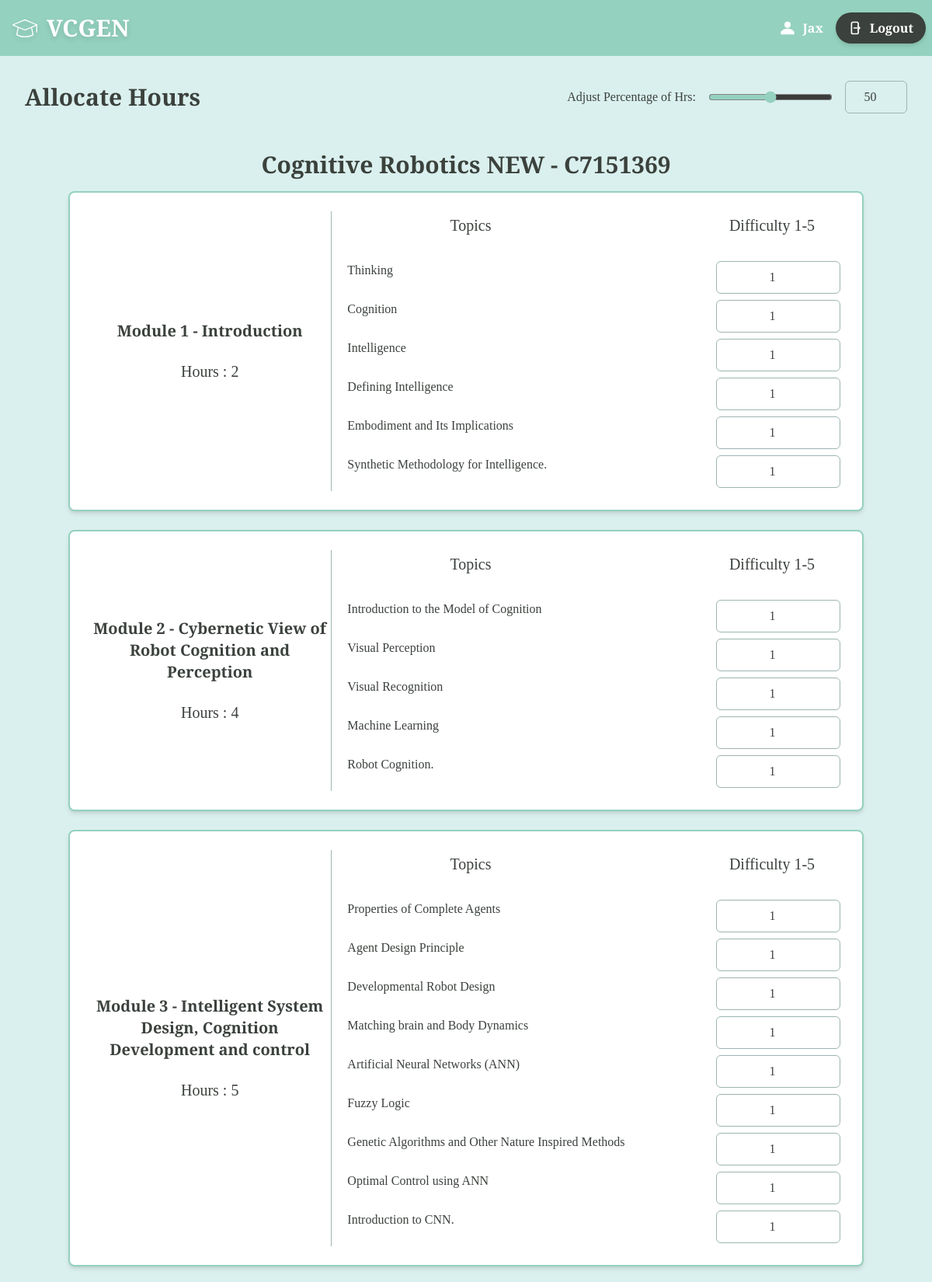
The app's page /settings/C7151369 (signed in, upper part) with its own data.
### main/models.py (models this page shows, shortened)
class Teacher(models.Model):
    teacher_id=models.CharField(max_length=8,primary_key=True)
    name=models.CharField(max_length=20)
    email=models.EmailField(null=False)
    password=models.CharField(null=False,max_length=128)

class Course(models.Model):
    course_id=models.CharField(max_length=8,primary_key=True)
    teacher=models.ForeignKey(Teacher,on_delete=models.CASCADE)
    name=models.CharField(max_length=20)
    hours=models.IntegerField()
    split=models.DecimalField(decimal_places=3,max_digits=10)

class Module(models.Model):
    module_id=models.CharField(max_length=8,primary_key=True)
    course=models.ForeignKey(Course,on_delete=models.CASCADE)
    hours=models.IntegerField()
    name=models.CharField(max_length=100)

class Topics(models.Model):
    topic_id=models.CharField(max_length=8,primary_key=True)
    module=models.ForeignKey(Module,on_delete=models.CASCADE)
    content=models.CharField(max_length=100)
    mapped_skill=models.CharField(max_length=100)
    teacherweight=models.DecimalField(decimal_places=3,max_digits=10)
    studentweight=models.DecimalField(decimal_places=3,max_digits=10)

### main/views.py (the view, shortened to what this page needs)
# urls.py: path("settings/<str:class_id>",views.settings,name="settings"),
def settings(request,class_id):
    context={}
    if 'user' not in request.session:
        return redirect('login')
    else:
        context['name']=Teacher.objects.filter(teacher_id=request.session['user'])[0].name
    ourclass=Course.objects.filter(course_id=class_id)
    if len(ourclass)<1:
        return redirect('classes')
    else:
        class cusModule:
            def __init__(self,mod):
                self.mod=mod
                self.topicslist=[]
            def addtopic(self,topic):
                self.topicslist.append(topic)
        ourclass=ourclass[0]
        datamodules=[]
        modules=Module.objects.filter(course=ourclass)
        for mod in modules:
            curmod=cusModule(mod)
            for topic in Topics.objects.filter(module=mod):
                curmod.addtopic(topic)
            datamodules.append(curmod)
        context['cid']=class_id
        context['cname']=ourclass.name
        context['modules']= datamodules
    return render(request,"main/settings.html",context=context)

### main/templates/main/settings.html (shortened to what this page needs)
{% extends "base.html" %}
{% block body %}
<div class="min-h-screen bg-[#daf0ee] p-8">
    <div class="flex justify-between items-center mb-8">
        <h1 class="text-3xl font-bold text-[#3b413c]">Allocate Hours</h1>
        <form action="#" method="post">
        <div class="flex items-center gap-4">
            <label for="scaleSlider" class="text-[#3b413c] font-medium">Adjust Percentage of Hrs:</label>
            <input
                id="ss_hoursplit"
                name="ss_hoursplit"
                type="range"
                min="25"
                max="75"
                step="1"
                value="50"
                class="w-40 accent-[#94d1be] cursor-pointer"
                oninput="sv_hoursplit.value = this.value"
            />
            <input
                type="number"
                id="sv_hoursplit"
                name="sv_hoursplit"
                min="25"
                max="75"
                value="50"
                class="w-20 p-2 border border-[#9db5b2] rounded-md focus:outline-none focus:ring-2 focus:ring-[#94d1be] text-center"
                oninput="ss_hoursplit.value = this.value"
            />
        </div>
    </div>
    <h1 class="text-3xl text-center font-bold text-[#3b413c] p-4">{{cname}} - {{cid}}</h1>
        <div class="flex flex-col gap-6 max-w-5xl mx-auto">
        {% for module in modules %}
        <div class="bg-white border-2 border-[#94d1be] rounded-lg shadow-md p-6">
            <div class="grid grid-cols-3 gap-4">
                <div class="flex flex-col items-center justify-center border-r border-[#9db5b2]">
                    <div>
                        <h2 class="text-xl font-semibold text-[#3b413c] text-center">
                        Module {{ forloop.counter }} - {{module.mod.name}}
                        </h2>
                    </div>
                    <br>
                    <div class="text-xl">
                        Hours : {{ module.mod.hours }}
                    </div>
                </div>
                <div class="flex flex-col col-span-2">
                    <div class="flex flex-row justify-between gap-3 p-1 text-xl">
                        <div class="w-1/2 text-[#3b413c] text-center">Topics</div>
                        <div class="w-44 text-center">Difficulty 1-5</div>
                    </div>
                    <br>
                    {% for topic in module.topicslist %}
                    <div class="flex flex-row justify-between gap-3 p-1">
                        <div class="text-[#3b413c]">{{ topic.content }}</div>
                        <div><input
                            type="number"
                            id="weight_{{topic.topic_id}}"
                            name="weight_{{topic.topic_id}}"
                            placeholder="Difficulty 1-5"
                            min="1"
                            max="5"
                            class="w-40 p-2 border border-[#9db5b2] rounded-md focus:outline-none focus:ring-2 focus:ring-[#94d1be] text-center"
                            value="1"
                            required
                        /></div>
                    </div>
                    {% endfor %}
                </div>
            </div>
        </div>
        {% endfor %}
    </div>
        </div>
{% endblock %}

### main/templates/main/base.html (shortened to what this page needs)
<html>
    <head>
        {%load static%}
        <script src="https://cdn.jsdelivr.net/npm/@tailwindcss/browser@4"></script>
    </head>
    <body class="bg-[#daf0ee] text-[#3b413c] cusfont flex flex-col">
        <header class="bg-[#94d1be] text-white text-l font-bold py-4 text-center w-full flex flex-row justify-between">
            <div class="flex items-center space-x-3 hover:scale-105 transition-all duration-300 ease-in-out drop-shadow-md ml-4 hover:cursor-pointer" onclick="location.href='/'">
                {% load static %}
                <img src="{% static 'main/education-svg.svg' %}" class="h-8" alt="logo"/>
                <h1
                    class="text-3xl">
                    VCGEN
                </h1>
            </div>
            {% if name %}
            <div class="flex flex-row items-center">
                {%load static%}
                <img src="{% static 'main/person-svg.svg' %}" class="h-6" alt="profile picture"/>
                <h1 class="m-2">{{name}}  </h1>
                <button onclick="location.href='/';"
                    class="mx-2 flex items-center gap-2 px-4 py-2 bg-[#3b413c] text-white font-semibold rounded-full shadow-md
                        hover:bg-[#2e3430] hover:scale-105 transition-all duration-300 ease-in-out hover:cursor-pointer">
                    Logout
                </button>
            </div>
            {% else %}
            <h1 onclick="location.href = '/';" class="px-1"></h1>
            {% endif %}
        </header>
        {% block body %}
        {% endblock %}
    </body>
</html>

### main/templates/main/base.html (style rules this page uses)
.cusfont { font-family: "Playfair Display", serif; font-optical-sizing: auto; }

### records on screen
Teacher: name "Jax"
Course: name "Cognitive Robotics NEW"
Module: mod.name "Introduction", mod.hours "2"
Topics: content "Thinking", topic_id "1"
Topics: content "Cognition", topic_id "1"
Topics: content "Intelligence", topic_id "1"
Topics: content "Defining Intelligence", topic_id "1"
Topics: content "Embodiment and Its Implications", topic_id "1"
Topics: content "Synthetic Methodology for Intelligence.", topic_id "1"
Module: mod.name "Cybernetic View of Robot Cognition and Perception", mod.hours "4"
Topics: content "Introduction to the Model of Cognition", topic_id "1"
Topics: content "Visual Perception", topic_id "1"
Topics: content "Visual Recognition", topic_id "1"
Topics: content "Machine Learning", topic_id "1"
Topics: content "Robot Cognition.", topic_id "1"
Module: mod.name "Intelligent System Design, Cognition Development and control", mod.hours "5"
Topics: content "Properties of Complete Agents", topic_id "1"
Topics: content "Agent Design Principle", topic_id "1"
Topics: content "Developmental Robot Design", topic_id "1"
Topics: content "Matching brain and Body Dynamics", topic_id "1"
Topics: content "Artificial Neural Networks (ANN)", topic_id "1"
Topics: content "Fuzzy Logic", topic_id "1"
Topics: content "Genetic Algorithms and Other Nature Inspired Methods", topic_id "1"
Topics: content "Optimal Control using ANN", topic_id "1"
Topics: content "Introduction to CNN.", topic_id "1"

### other values on screen
{{ cid }} "C7151369"
